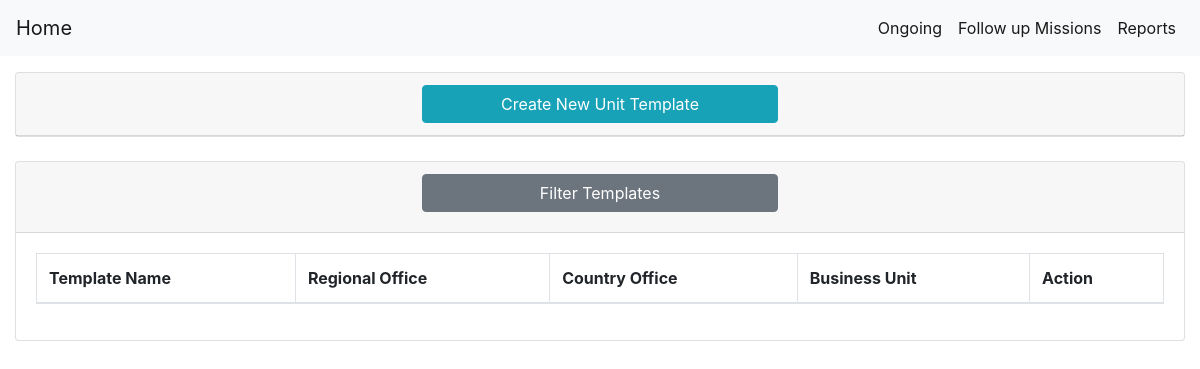
/, run on an earlier commit of the app's database.
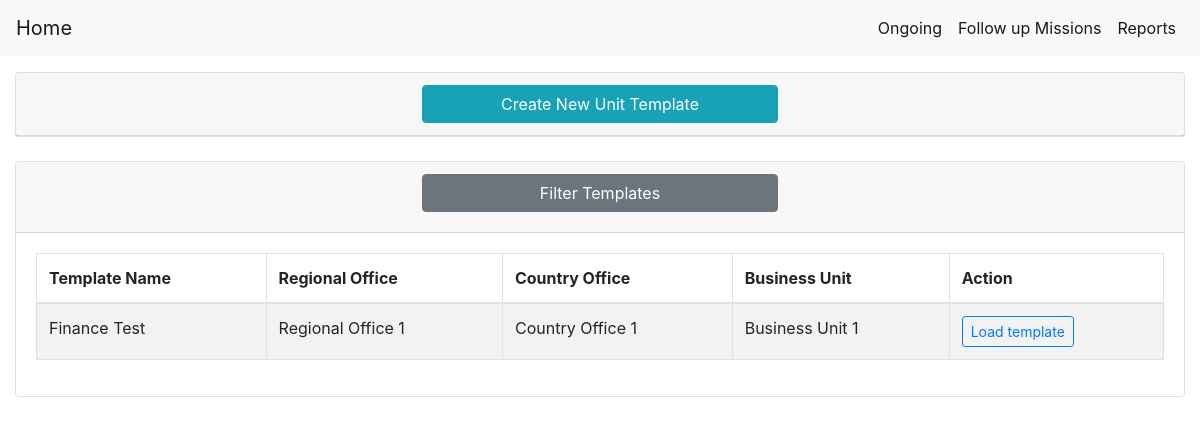
And on a later commit of the database.
### core/models.py (models this page shows, shortened)
class Template(models.Model):
    template_name = models.CharField(max_length=100, verbose_name="Template Title")
    regional_office = models.ForeignKey("RO", verbose_name="Regional Office", on_delete=models.CASCADE)
    country_office = models.ForeignKey("CO", verbose_name="Country Office", on_delete=models.CASCADE)
    business_unit = models.ForeignKey("BU", verbose_name="Business Unit", on_delete=models.CASCADE)
    areas = models.ManyToManyField("Area", verbose_name="Areas")
    sections = models.ManyToManyField("Section", verbose_name="Sections")
    class Meta:
        verbose_name = "Template"

class RO(models.Model):
    ro_name = models.CharField(max_length=100, verbose_name="Regional office name")
    class Meta:
        verbose_name = "Regional Office"
    def __str__(self):
        return self.ro_name

class CO(models.Model):
    co_name = models.CharField(max_length=100, verbose_name="Country Office Name")
    class Meta:
        verbose_name = "Country Office"
        verbose_name_plural = "Country Offices"
    def __str__(self):
        return self.co_name

class BU(models.Model):
    bu_name = models.CharField(max_length=100, verbose_name="Unit name")
    class Meta:
        verbose_name = "Business Unit"
    def __str__(self):
        return self.bu_name

### core/views.py (the view)
# urls.py: path('', filterTemplates ,name="filter_templates"),
def filterTemplates(request):
    templates = Template.objects.all()
    template_filter = TemplateFilter(request.GET, queryset=templates)
    form = AddTemplateForm
    context = {
        "templates":template_filter,
        "form":form,
    }
    return render(request, "core/index.html", context)

### core/templates/core/index.html (shortened to what this page needs)
{% extends "core/base.html" %}
{% load crispy_forms_tags %}
{% load widget_tweaks %}
{% load static %}
{% block content %}
<div class="container-fluid">
    <div class="card m-auto">
        <div class="card-header">
            <div class="row">
                <div class="col-md-4"></div>
                <div class="col-md-4">
                    <button class="btn btn-info w-100" data-toggle="collapse" data-target="#addForm">Create New Unit Template</button>
                </div>
                <div class="col-md-4"></div>
            </div>
        </div>
    </div>
    <div class="card mt-4">
        <div class="card-header">
            <div class="row">
                <div class="col-md-4"></div>
                <div class="col-md-4">
                    <a class="card-link" style="color: black" data-toggle="collapse" href="#collapseOne">
                        <h4 style="margin-top: 0" class="btn btn-block btn-secondary">Filter Templates</h4>
                    </a>
                </div>
                <div class="col-md-4"></div>
            </div>
        </div>
        <div class="card-body">
            <table id="template" class="table table-striped table-bordered">
                <thead>
                    <tr>
                        <th>Template Name</th>
                        <th>Regional Office</th>
                        <th>Country Office</th>
                        <th>Business Unit</th>
                        <th>Action</th>
                    </tr>
                </thead>
                <tbody>
                    {% for template in templates.qs %}
                    <tr>
                        <td>{{ template.template_name }}</td>
                        <td>{{ template.regional_office }}</td>
                        <td>{{ template.country_office }}</td>
                        <td>{{ template.business_unit }}</td>
                        <td>
                            <a href="{% url "load_template" template.id %}"><button
                                    class="btn btn-outline-primary btn-sm">Load template</button>
                            </a>
                        </td>
                    </tr>
                    {% endfor %}
                </tbody>
            </table>
            </div>
    </div>
{% endblock %}

What changed in the data, as far as the page shows it:
added Template: template_name "Finance Test", regional_office "Regional Office 1", country_office "Country Office 1", business_unit "Business Unit 1"
